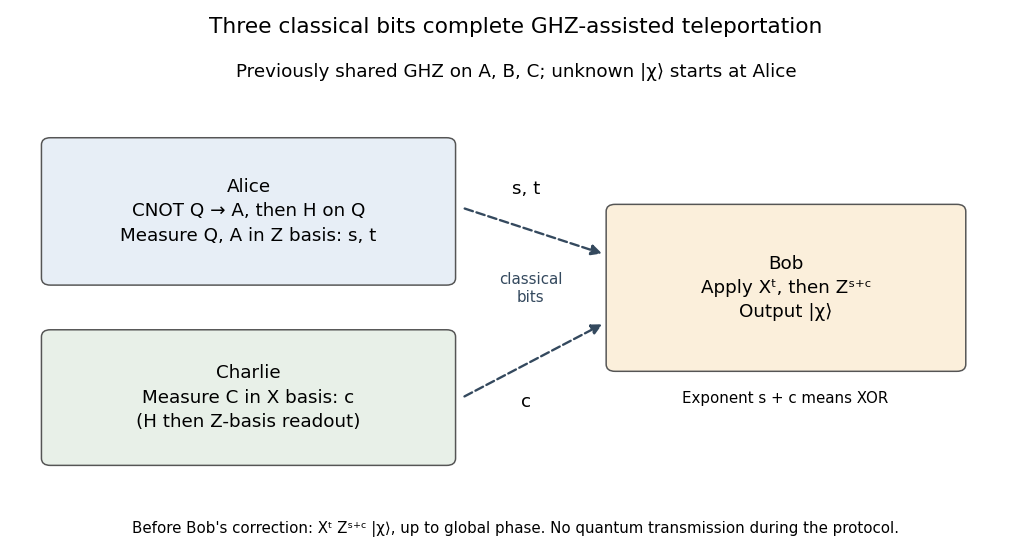

Reproduce this figure in Python.
"""Original GHZ-assisted teleportation protocol diagram; output is written to CWD.

Python 3.14, NumPy 2.3.5, Matplotlib 3.10.7. No external assets.
"""
from pathlib import Path

import matplotlib

matplotlib.use("Agg")
import matplotlib.pyplot as plt
from matplotlib.patches import FancyArrowPatch, FancyBboxPatch


def main():
    fig, ax = plt.subplots(figsize=(8.6, 4.6), dpi=120, facecolor="white")
    fig.subplots_adjust(left=0.02, right=0.98, top=0.83, bottom=0.12)
    ax.set_xlim(0, 10)
    ax.set_ylim(0, 5)
    ax.axis("off")
    fig.suptitle("Three classical bits complete GHZ-assisted teleportation", fontsize=13, y=0.97)
    fig.text(0.5, 0.86, "Previously shared GHZ on A, B, C; unknown |χ⟩ starts at Alice", ha="center", fontsize=11)

    def box(bounds, text, color):
        xx, yy, ww, hh = bounds
        ax.add_patch(FancyBboxPatch((xx, yy), ww, hh, boxstyle="round,pad=0.09", facecolor=color, edgecolor="#555555", linewidth=0.9))
        ax.text(xx + ww / 2, yy + hh / 2, text, ha="center", va="center", fontsize=11, linespacing=1.45)

    box((0.3, 2.65, 4.0, 1.7), "Alice\nCNOT Q → A, then H on Q\nMeasure Q, A in Z basis: s, t", "#e7eef6")
    box((0.3, 0.35, 4.0, 1.55), "Charlie\nMeasure C in X basis: c\n(H then Z-basis readout)", "#e8f0e8")
    box((6.0, 1.55, 3.45, 1.95), "Bob\nApply Xᵗ, then Zˢ⁺ᶜ\nOutput |χ⟩", "#fbefdb")
    ax.text(7.72, 1.05, "Exponent s + c means XOR", fontsize=9, ha="center")
    for start, end, label, yy in [((4.45, 3.55), (5.9, 2.95), "s, t", 3.72), ((4.45, 1.12), (5.9, 2.08), "c", 1.0)]:
        ax.add_patch(FancyArrowPatch(start, end, arrowstyle="-|>", mutation_scale=13, color="#34495e", linestyle="--", linewidth=1.4))
        ax.text(5.1, yy, label, ha="center", fontsize=11)
    ax.text(5.15, 2.35, "classical\nbits", ha="center", fontsize=9, color="#34495e")
    fig.text(0.5, 0.035, "Before Bob's correction: Xᵗ Zˢ⁺ᶜ |χ⟩, up to global phase. No quantum transmission during the protocol.", ha="center", fontsize=9)
    fig.savefig(Path.cwd() / (Path(__file__).stem + ".png"), facecolor="white", transparent=False)
    plt.close(fig)


if __name__ == "__main__":
    main()
